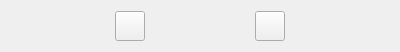
<?xml version="1.0" encoding="UTF-8"?>
<ui version="4.0">
 <class>SpinBox</class>
 <widget class="QWidget" name="SpinBox">
  <property name="geometry">
   <rect>
    <x>0</x>
    <y>0</y>
    <width>400</width>
    <height>51</height>
   </rect>
  </property>
  <property name="windowTitle">
   <string>Form</string>
  </property>
  <layout class="QHBoxLayout" name="horizontalLayout">
   <item>
    <widget class="QPushButton" name="pushButton_reduce">
     <property name="minimumSize">
      <size>
       <width>30</width>
       <height>30</height>
      </size>
     </property>
     <property name="maximumSize">
      <size>
       <width>30</width>
       <height>30</height>
      </size>
     </property>
     <property name="text">
      <string/>
     </property>
    </widget>
   </item>
   <item>
    <widget class="QPushButton" name="pushButton_add">
     <property name="minimumSize">
      <size>
       <width>30</width>
       <height>30</height>
      </size>
     </property>
     <property name="maximumSize">
      <size>
       <width>30</width>
       <height>30</height>
      </size>
     </property>
     <property name="text">
      <string/>
     </property>
    </widget>
   </item>
  </layout>
 </widget>
 <resources/>
 <connections/>
</ui>
